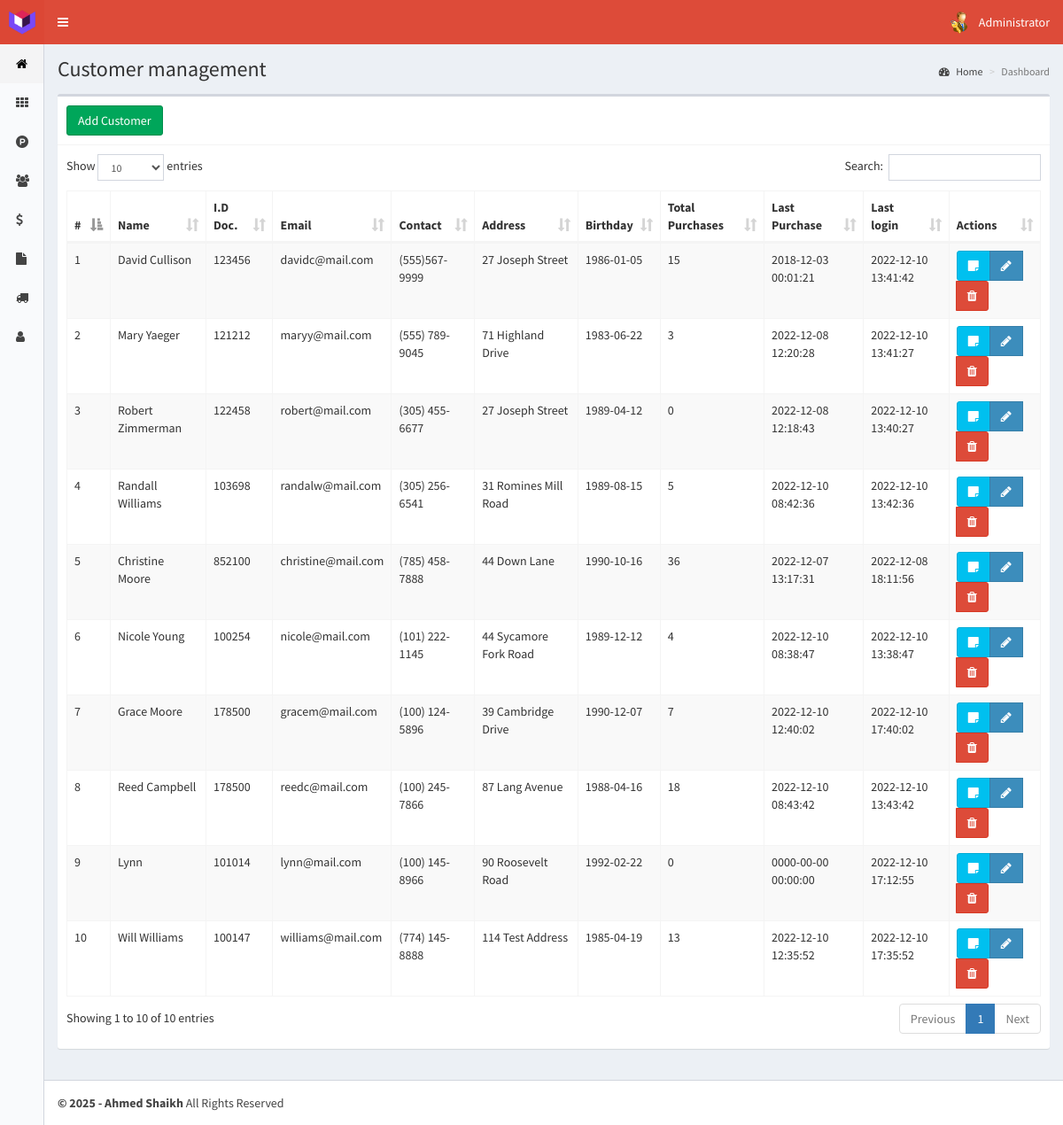
The page /customers (signed in) on the database its author committed.
### tables this page shows
CREATE TABLE `customers` (
  `id` int(11) NOT NULL,
  `name` text NOT NULL,
  `idDocument` int(11) NOT NULL,
  `email` text NOT NULL,
  `phone` text NOT NULL,
  `address` text NOT NULL,
  `birthdate` date NOT NULL,
  `purchases` int(11) NOT NULL,
  `lastPurchase` datetime NOT NULL,
  `registerDate` timestamp NOT NULL DEFAULT CURRENT_TIMESTAMP ON UPDATE CURRENT_TIMESTAMP
);

### controllers/template.controller.php (called while the page is built)
<?php
class ControllerTemplate{
	static public function ctrTemplate(){
		include "views/template.php";
	}
}

### index.php (called while the page is built, shortened)
<?php
require_once "controllers/template.controller.php";
require_once "controllers/users.controller.php";
require_once "controllers/customers.controller.php";
require_once "controllers/customer-notes.controller.php";
require_once "models/customers.model.php";
$template = new ControllerTemplate();
$template -> ctrTemplate();

### controllers/customers.controller.php (called while the page is built, shortened)
<?php
class ControllerCustomers{
	static public function ctrShowCustomers($item, $value){
		$table = "customers";
		$answer = ModelCustomers::mdlShowCustomers($table, $item, $value);
		return $answer;
	}
}

### models/connection.php (called while the page is built)
<?php
class Connection{
	static public function connect(){
		$link = new PDO("mysql:host=localhost;dbname=posystem", "root", "");
		$link -> exec("set names utf8");
		return $link;
	}
}

### models/customers.model.php (called while the page is built, shortened)
<?php
require_once "connection.php";
class ModelCustomers{
	static public function mdlShowCustomers($table, $item, $value){
		if($item != null){
			$stmt = Connection::connect()->prepare("SELECT * FROM $table WHERE $item = :$item");
			$stmt -> bindParam(":".$item, $value, PDO::PARAM_STR);
			$stmt -> execute();
			return $stmt -> fetch();
		}else{
			$stmt = Connection::connect()->prepare("SELECT * FROM $table");
			$stmt -> execute();
			return $stmt -> fetchAll();
		}
	}
}

### views/modules/customers.php (the view, shortened to what this page needs)
<div class="content-wrapper">
  <section class="content-header">
    <h1>
      Customer management
    </h1>
    <ol class="breadcrumb">
      <li><a href="home"><i class="fa fa-dashboard"></i> Home</a></li>
      <li class="active">Dashboard</li>
    </ol>
  </section>
  <section class="content">
    <div class="box">
      <div class="box-header with-border">
        <button class="btn btn-success" data-toggle="modal" data-target="#addCustomer">
        Add Customer
        </button>
      </div>
      <div class="box-body">
        <table class="table table-bordered table-hover table-striped dt-responsive tables" width="100%">
          <thead>
           <tr>
             <th style="width:10px">#</th>
             <th>Name</th>
             <th>I.D Doc.</th>
             <th>Email</th>
             <th>Contact</th>
             <th>Address</th>
             <th>Birthday</th>
             <th>Total Purchases</th>
             <th>Last Purchase</th>
             <th>Last login</th>
             <th>Actions</th>
           </tr>
          </thead>
          <tbody>
          <?php
            $item = null;
            $valor = null;
            $Customers = controllerCustomers::ctrShowCustomers($item, $valor);
            foreach ($Customers as $key => $value) {
              $badgeHtml = '';
              echo '<tr>
                      <td>'.($key+1).'</td>
                      <td>'.$value["name"].$badgeHtml.'</td>
                      <td>'.$value["idDocument"].'</td>
                      <td>'.$value["email"].'</td>
                      <td>'.$value["phone"].'</td>
                      <td>'.$value["address"].'</td>
                      <td>'.$value["birthdate"].'</td>
                      <td>'.$value["purchases"].'</td>
                      <td>'.$value["lastPurchase"].'</td>
                      <td>'.$value["registerDate"].'</td>
                      <td>
                        <div class="btn-group">
                          <button class="btn btn-info btnViewNotes" customerId="'.$value["id"].'" customerName="'.$value["name"].'" data-toggle="modal" data-target="#modalCustomerNotes"><i class="fa fa-sticky-note"></i></button>
                          <button class="btn btn-primary btnEditCustomer" data-toggle="modal" data-target="#modalEditCustomer" idCustomer="'.$value["id"].'"><i class="fa fa-pencil"></i></button>
                          <button class="btn btn-danger btnDeleteCustomer" idCustomer="'.$value["id"].'"><i class="fa fa-trash"></i></button>
                        </div>
                      </td>
                    </tr>';
              }
          ?>
          </tbody>
        </table>
      </div>
    </div>
  </section>
</div>

### rows shown on the page
customers: name "David Cullison", idDocument "123456", email "davidc@mail.com", phone "(555)567-9999", address "27 Joseph Street", birthdate "1986-01-05", purchases "15", lastPurchase "2018-12-03 00:01:21", registerDate "2022-12-10 13:41:42"
customers: name "Mary Yaeger", idDocument "121212", email "maryy@mail.com", phone "(555) 789-9045", address "71 Highland Drive", birthdate "1983-06-22", purchases "3", lastPurchase "2022-12-08 12:20:28", registerDate "2022-12-10 13:41:27"
customers: name "Robert Zimmerman", idDocument "122458", email "robert@mail.com", phone "(305) 455-6677", address "27 Joseph Street", birthdate "1989-04-12", purchases "0", lastPurchase "2022-12-08 12:18:43", registerDate "2022-12-10 13:40:27"
customers: name "Randall Williams", idDocument "103698", email "randalw@mail.com", phone "(305) 256-6541", address "31 Romines Mill Road", birthdate "1989-08-15", purchases "5", lastPurchase "2022-12-10 08:42:36", registerDate "2022-12-10 13:42:36"
customers: name "Christine Moore", idDocument "852100", email "christine@mail.com", phone "(785) 458-7888", address "44 Down Lane", birthdate "1990-10-16", purchases "36", lastPurchase "2022-12-07 13:17:31", registerDate "2022-12-08 18:11:56"
customers: name "Nicole Young", idDocument "100254", email "nicole@mail.com", phone "(101) 222-1145", address "44 Sycamore Fork Road", birthdate "1989-12-12", purchases "4", lastPurchase "2022-12-10 08:38:47", registerDate "2022-12-10 13:38:47"
customers: name "Grace Moore", idDocument "178500", email "gracem@mail.com", phone "(100) 124-5896", address "39 Cambridge Drive", birthdate "1990-12-07", purchases "7", lastPurchase "2022-12-10 12:40:02", registerDate "2022-12-10 17:40:02"
customers: name "Reed Campbell", idDocument "178500", email "reedc@mail.com", phone "(100) 245-7866", address "87 Lang Avenue", birthdate "1988-04-16", purchases "18", lastPurchase "2022-12-10 08:43:42", registerDate "2022-12-10 13:43:42"
customers: name "Lynn", idDocument "101014", email "lynn@mail.com", phone "(100) 145-8966", address "90 Roosevelt Road", birthdate "1992-02-22", purchases "0", lastPurchase "0000-00-00 00:00:00", registerDate "2022-12-10 17:12:55"
customers: name "Will Williams", idDocument "100147", email "williams@mail.com", phone "(774) 145-8888", address "114 Test Address", birthdate "1985-04-19", purchases "13", lastPurchase "2022-12-10 12:35:52", registerDate "2022-12-10 17:35:52"

### other values the page prints
$_SESSION["name"] "Administrator"
